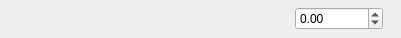
<?xml version="1.0" encoding="UTF-8"?>
<ui version="4.0">
 <class>DoubleParam</class>
 <widget class="QFrame" name="DoubleParam">
  <property name="geometry">
   <rect>
    <x>0</x>
    <y>0</y>
    <width>401</width>
    <height>38</height>
   </rect>
  </property>
  <property name="windowTitle">
   <string>Frame</string>
  </property>
  <property name="frameShape">
   <enum>QFrame::NoFrame</enum>
  </property>
  <property name="frameShadow">
   <enum>QFrame::Raised</enum>
  </property>
  <layout class="QHBoxLayout" name="horizontalLayout">
   <property name="margin">
    <number>5</number>
   </property>
   <item>
    <widget class="QLabel" name="l_info">
     <property name="sizePolicy">
      <sizepolicy hsizetype="Preferred" vsizetype="Preferred">
       <horstretch>0</horstretch>
       <verstretch>0</verstretch>
      </sizepolicy>
     </property>
     <property name="text">
      <string/>
     </property>
    </widget>
   </item>
   <item>
    <widget class="QDoubleSpinBox" name="doubleSpinBox">
     <property name="sizePolicy">
      <sizepolicy hsizetype="Fixed" vsizetype="Fixed">
       <horstretch>0</horstretch>
       <verstretch>0</verstretch>
      </sizepolicy>
     </property>
     <property name="decimals">
      <number>2</number>
     </property>
     <property name="minimum">
      <double>-999999.000000000000000</double>
     </property>
     <property name="maximum">
      <double>9999999.990000000223517</double>
     </property>
    </widget>
   </item>
   <item>
    <widget class="QLabel" name="l_units">
     <property name="sizePolicy">
      <sizepolicy hsizetype="Fixed" vsizetype="Preferred">
       <horstretch>0</horstretch>
       <verstretch>0</verstretch>
      </sizepolicy>
     </property>
     <property name="text">
      <string/>
     </property>
    </widget>
   </item>
  </layout>
 </widget>
 <resources/>
 <connections/>
</ui>
